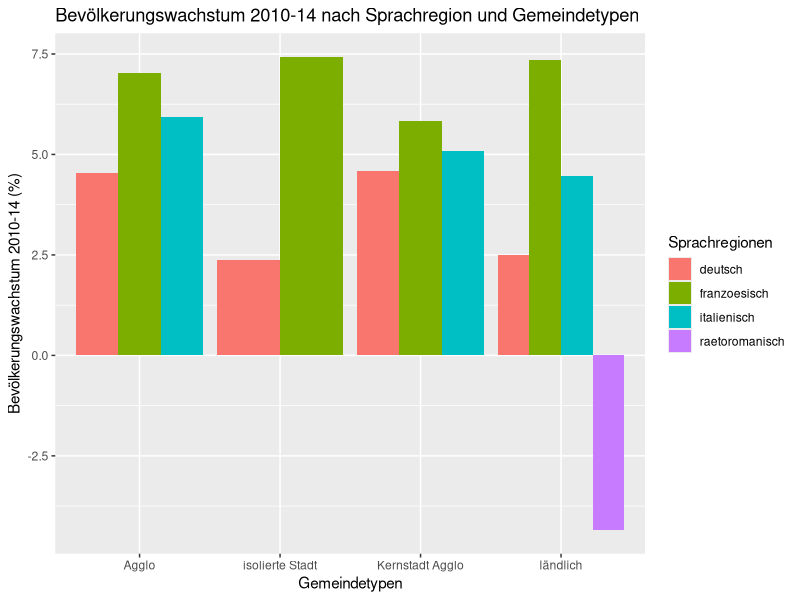
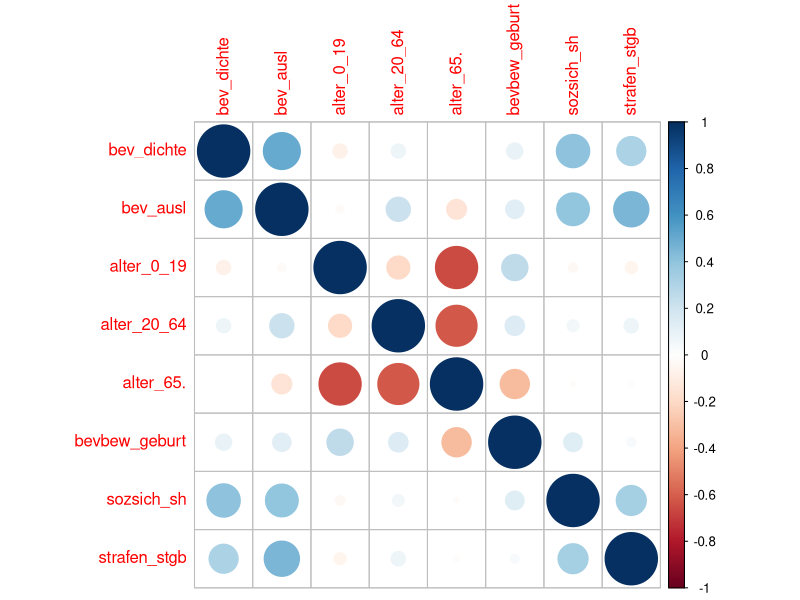

Source code (R) for these figures, in order:
## ---- chunk 1
library(dplyr)
## ---- chunk 2

# 1. Laden Sie den Datensatz gemeindedaten.csv 
gemeindedaten.raw <- read.table("gemeindedaten.csv", 
                                header=TRUE, 
                                sep = "," , 
                                na.strings = c("NA","*"),
                                fileEncoding = "UTF-8")

# 2. Verschaffen Sie sich einen ersten Überblick zu den Daten? 
# Hat mit dem Einlesen alles wie erwartet geklappt?
# Sind die Daten so kodiert, wie Sie es erwarten? 
# Stimmen die Datenformate der Variablen?
# Gibt es fehlende Werte und wie sind diese kodiert?

head(gemeindedaten.raw)
str(gemeindedaten.raw)
nrow(gemeindedaten.raw)
ncol(gemeindedaten.raw)
colnames(gemeindedaten.raw)

# Import mit Setzen Encoding = UTF-8 is korrekt

# Prüfen, ob <na> oder NULL vorkommen:

null <- 0
na <- 0
for (i in 1:nrow(gemeindedaten.raw)){
  paste(" row : " , i)
  for (j in 1:ncol(gemeindedaten.raw)){
    if (is.na(gemeindedaten.raw[i,j])){
      na <- na + 1
    }
    if (is.null(gemeindedaten.raw[i,j])){
      null <- null + 1
    }
  }
}

print(paste("na: " ,na, " - null:", null))
# <na> - Werte kommen vor

# 3. Falls nötig, definieren Sie im dataframe fehlende Werte so,
# dass R diese tatsächlich als fehlende Werte auffasst.

# => gemacht über import

# 4. Beantworten Sie folgende Fragen:
# - Wie viele Gemeinden gab es in der Schweiz im Jahr 2014? 
nrow(gemeindedaten.raw)
# - Was ist die mittlere Einwohnerzahl einer Schweizer Gemeinde? 
mean(gemeindedaten.raw$bev_total)
# - Wie viele Einwohner leben in der grössten Gemeinde? 
max(gemeindedaten.raw$bev_total)
# - Wie viele in der kleinsten?
min(gemeindedaten.raw$bev_total)

# 5. In welchem Kanton gibt es am meisten Gemeinden? In welchem am wenigsten?

gemeindedaten.raw %>%
  group_by(kantone) %>%
  summarise (anz_gemeinden = n()) %>%
  filter(anz_gemeinden == max(anz_gemeinden))

gemeindedaten.raw %>%
  group_by(kantone) %>%
  summarise (anz_gemeinden = n()) %>%
  filter(anz_gemeinden == min(anz_gemeinden))

# 6. Betrachten Sie die Einwohnerzahlen der Gemeinden gruppiert nach Sprachregionen. 
# Wie heissen die jeweils grössten Gemeinden?

gemeindedaten.raw %>%
  group_by(sprachregionen) %>%
  filter(rank(desc(bev_total))==1) %>%
  dplyr::select(sprachregionen, gmdename, bev_total)

gemeindedaten.raw %>%
  group_by(sprachregionen) %>%
  filter(rank(bev_total)==1) %>%
  dplyr::select(sprachregionen, gmdename, bev_total)

# 7. Betrachten Sie die Veränderung der Einwohnerzahl von 2010 bis 2014 nach 
# Sprachregionen. In welcher Sprachregionen sind die Gemeinden am stärksten gewachsen? 
# In welcher am wenigsten oder gibt es Sprachregionen, in welcher die Einwohnerentwicklung
# in der Tendenz sogar eher rückläufig ist? 
# Analysieren sie zusätzlich graphisch, 
# ob die Unterscheidung von städtischen und ländlichen Gemeinden dabei eine Rolle spielt?

# STARKE Vereinfachung über die mittlere Wachstum. Ist mathematisch FALSCH, ermöglicht eine 
# Annäherung.
gemeindedaten.raw %>%
  group_by(sprachregionen) %>%
  summarise (mean(bev_1014))

# Barplot
library(ggplot2)

gde.growth <- gemeindedaten.raw %>%
  group_by(sprachregionen, stadt_land) %>%
  summarise (growth = mean(bev_1014))

gde.growth

p <- ggplot(gde.growth, 
            aes(gde.growth$stadt_land,
                gde.growth$growth))
p +  geom_bar(stat = "identity", 
              aes(fill=gde.growth$sprachregionen), 
              position="dodge") +
  ggtitle("Bevölkerungswachstum 2010-14 nach Sprachregion und Gemeindetypen") +
  xlab("Gemeindetypen") + 
  ylab("Bevölkerungswachstum 2010-14 (%)") +
  labs(fill = "Sprachregionen")

# 8. Untersuchen Sie die Zusammenhangsstruktur folgender Variablen:
# bev_dichte, bev_ausl, alter_0_19, alter_20_64, alter_65,bevbew_geburt, 
# sozsich_sh, strafen_stgb Gibt es Korrelationen? Falls ja, lassen Sie sich erklären 
# oder sind sie eher unerwartet? Suchen Sie sich einen Ihnen interessant erscheinenden 
# Zusammenhang und schauen Sie sich diesen in einem eigenen Scatterplot an
cordata <- gemeindedaten.raw %>%
  dplyr::select(bev_dichte, bev_ausl, alter_0_19, alter_20_64, alter_65., bevbew_geburt,sozsich_sh, strafen_stgb )

library(corrplot)
mcor<-cor(cordata)
corrplot(mcor)

# interessante Korrelation: bev_dichte vs bev_ausl, bev_ausl vs Strafen_stgb, sozsich_sh vs bev_dichte

# 9. Visualisieren Sie eine Kontingenztabelle mit den Variablen Stadt_Land und Sprachregionen. 
# Welcher Gemeindetyp überwiegt bei deutschsprachigen Gemeinden, 
# welcher bei italienischsprachigen Gemeinden. Gibt es in jeder Sprachregion isolierte Städte?
lang.typ <- gemeindedaten.raw %>%
  dplyr::select(sprachregionen, stadt_land) %>% 
  group_by(sprachregionen, stadt_land) %>%
  summarise(n=n()) %>%
  arrange(sprachregionen, desc(n))

xtabs(lang.typ$n ~ lang.typ$sprachregionen + lang.typ$stadt_land, data=lang.typ)

# 10. Erstellen Sie ein politisches Profil nach Sprachregionen mit der Hilfe der 
# Variablen zu den Wähleranteilen.
polit <- gemeindedaten.raw %>%
  dplyr::select(sprachregionen, 
                bev_total, 
                polit_svp, 
                polit_sp, 
                polit_fdp, 
                polit_cvp, 
                polit_gps, 
                polit_evp, 
                polit_glp, 
                polit_bdp) %>% 
  group_by(sprachregionen) %>%
  summarise(pop = sum(bev_total), 
            svp = round(sum( polit_svp * bev_total / 100, na.rm=T) / pop,3),
            sp = round(sum(polit_sp * bev_total / 100, na.rm=T) / pop,3),
            fdp = round(sum(polit_fdp * bev_total / 100, na.rm=T) / pop,3),
            evp = round(sum(polit_evp * bev_total / 100, na.rm=T) / pop,3),
            gps = round(sum(polit_gps * bev_total / 100, na.rm=T) / pop,3),
            bdp = round(sum(polit_bdp * bev_total / 100, na.rm=T) / pop,3),
            glp = round(sum(polit_glp * bev_total / 100, na.rm=T) / pop,3),
            cvp = round(sum( polit_cvp * bev_total / 100, na.rm = T) / pop,3))

polit
